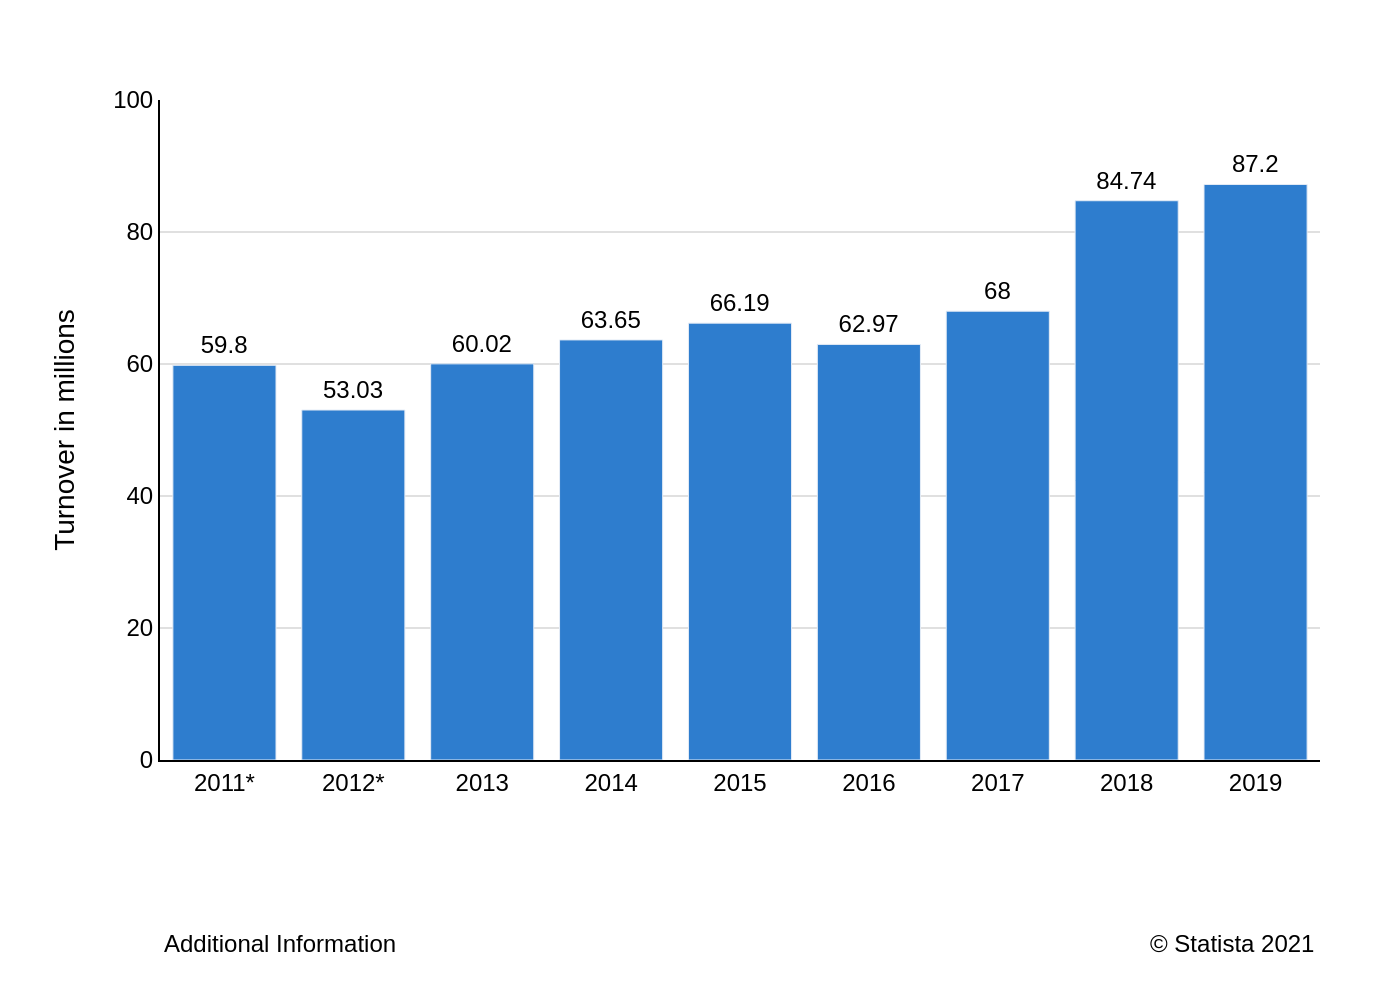

Recreate this plot in Python.
import sys
import json
import plotly.graph_objects as go
from pathlib import Path

# Check if the JSON file path is provided as a command-line argument
if len(sys.argv) != 2:
    print("Usage: python generate_chart.py <path_to_json_file>")
    sys.exit(1)

# Get the JSON file path from the command-line argument
json_file_path = Path(sys.argv[1])

# Read the JSON data from the file
try:
    with open(json_file_path, 'r', encoding='utf-8') as f:
        chart_data = json.load(f)
except FileNotFoundError:
    print(f"Error: JSON file not found at {json_file_path}")
    sys.exit(1)
except json.JSONDecodeError:
    print(f"Error: Could not decode JSON from {json_file_path}")
    sys.exit(1)

# Extract data and texts from the JSON object
data = chart_data['chart_data']
texts = chart_data['texts']
colors = chart_data['colors']

# Prepare data for Plotly
categories = [item['category'] for item in data]
values = [item['value'] for item in data]

# Create the figure
fig = go.Figure()

# Add the bar trace
fig.add_trace(go.Bar(
    x=categories,
    y=values,
    marker_color=colors[0],
    text=values,
    texttemplate='%{y}',
    textposition='outside',
    cliponaxis=False
))

# Update layout for a professional look and to match the original
fig.update_layout(
    font=dict(family="Arial", size=12, color="black"),
    title_text=texts['title'] if texts.get('title') else None,
    yaxis_title=texts['y_axis_title'],
    xaxis_title=texts['x_axis_title'],
    plot_bgcolor='white',
    showlegend=False,
    margin=dict(l=80, r=40, t=50, b=120),
    xaxis=dict(
        showgrid=False,
        linecolor='black',
        linewidth=1,
        tickfont=dict(size=12)
    ),
    yaxis=dict(
        range=[0, 100],
        showgrid=True,
        gridcolor='#e0e0e0',
        linecolor='black',
        linewidth=1,
        tickfont=dict(size=12)
    ),
    annotations=[
        dict(
            text=texts.get('note', ''),
            showarrow=False,
            xref='paper',
            yref='paper',
            x=0,
            y=-0.25,
            xanchor='left',
            yanchor='top',
            align='left'
        ),
        dict(
            text=texts.get('source', ''),
            showarrow=False,
            xref='paper',
            yref='paper',
            x=1,
            y=-0.25,
            xanchor='right',
            yanchor='top',
            align='right'
        )
    ]
)

# Further styling for data labels on top of the bars
fig.update_traces(textfont_size=12, textfont_color='black')


# Define the output filename based on the input JSON file's name
output_filename = json_file_path.stem + '.png'

# Save the figure as a PNG image
fig.write_image(output_filename, scale=2)

print(f"Chart saved as {output_filename}")
